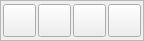
        <widget class="QFrame" name="frame_btn_edit_image">
         <property name="geometry">
          <rect>
           <x>15</x>
           <y>190</y>
           <width>141</width>
           <height>41</height>
          </rect>
         </property>
         <property name="frameShape">
          <enum>QFrame::StyledPanel</enum>
         </property>
         <property name="frameShadow">
          <enum>QFrame::Raised</enum>
         </property>
         <layout class="QHBoxLayout" name="horizontalLayout_3">
          <property name="spacing">
           <number>2</number>
          </property>
          <property name="leftMargin">
           <number>2</number>
          </property>
          <property name="topMargin">
           <number>2</number>
          </property>
          <property name="rightMargin">
           <number>2</number>
          </property>
          <property name="bottomMargin">
           <number>2</number>
          </property>
          <item>
           <widget class="QPushButton" name="btn_camera">
            <property name="minimumSize">
             <size>
              <width>33</width>
              <height>33</height>
             </size>
            </property>
            <property name="maximumSize">
             <size>
              <width>33</width>
              <height>33</height>
             </size>
            </property>
            <property name="text">
             <string/>
            </property>
            <property name="icon">
             <iconset>
              <normaloff>../../../images/svg_icons/icon_camera.svg</normaloff>../../../images/svg_icons/icon_camera.svg</iconset>
            </property>
            <property name="iconSize">
             <size>
              <width>20</width>
              <height>20</height>
             </size>
            </property>
           </widget>
          </item>
          <item>
           <widget class="QPushButton" name="btn_galeria">
            <property name="minimumSize">
             <size>
              <width>33</width>
              <height>33</height>
             </size>
            </property>
            <property name="maximumSize">
             <size>
              <width>33</width>
              <height>33</height>
             </size>
            </property>
            <property name="text">
             <string/>
            </property>
            <property name="icon">
             <iconset>
              <normaloff>../../../images/svg_icons/icon_gallery.svg</normaloff>../../../images/svg_icons/icon_gallery.svg</iconset>
            </property>
            <property name="iconSize">
             <size>
              <width>20</width>
              <height>20</height>
             </size>
            </property>
           </widget>
          </item>
          <item>
           <widget class="QPushButton" name="btn_remove_bg">
            <property name="minimumSize">
             <size>
              <width>33</width>
              <height>33</height>
             </size>
            </property>
            <property name="maximumSize">
             <size>
              <width>33</width>
              <height>33</height>
             </size>
            </property>
            <property name="text">
             <string/>
            </property>
            <property name="icon">
             <iconset>
              <normaloff>../../../images/svg_icons/icon_gallery_remove.svg</normaloff>../../../images/svg_icons/icon_gallery_remove.svg</iconset>
            </property>
            <property name="iconSize">
             <size>
              <width>20</width>
              <height>20</height>
             </size>
            </property>
           </widget>
          </item>
          <item>
           <widget class="QPushButton" name="btn_deletar">
            <property name="minimumSize">
             <size>
              <width>33</width>
              <height>33</height>
             </size>
            </property>
            <property name="maximumSize">
             <size>
              <width>33</width>
              <height>33</height>
             </size>
            </property>
            <property name="text">
             <string/>
            </property>
            <property name="icon">
             <iconset>
              <normaloff>../../../images/svg_icons/icon_close.svg</normaloff>../../../images/svg_icons/icon_close.svg</iconset>
            </property>
            <property name="iconSize">
             <size>
              <width>17</width>
              <height>17</height>
             </size>
            </property>
           </widget>
          </item>
         </layout>
        </widget>
